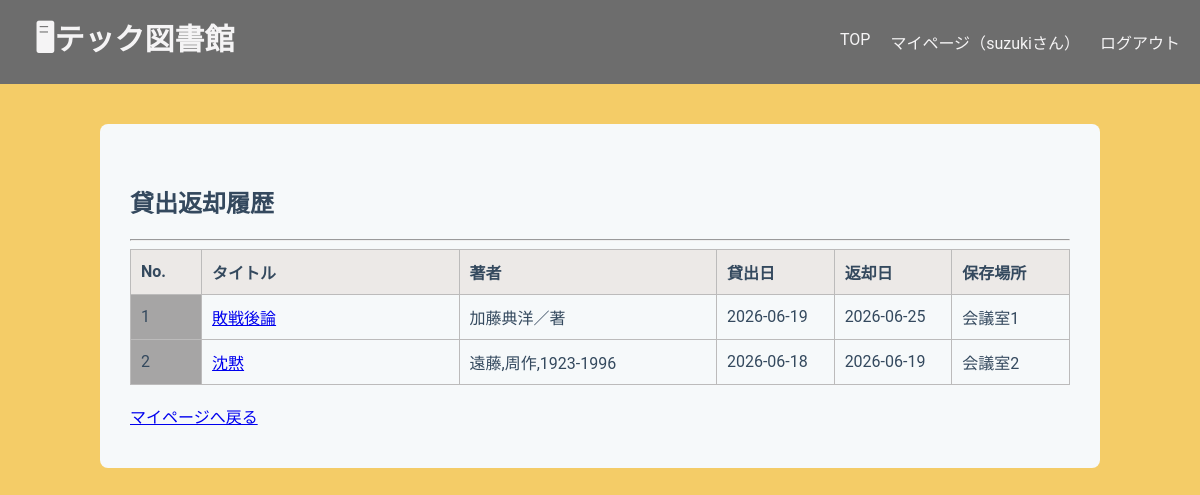
The app's page /library/history/ (signed in), older data.
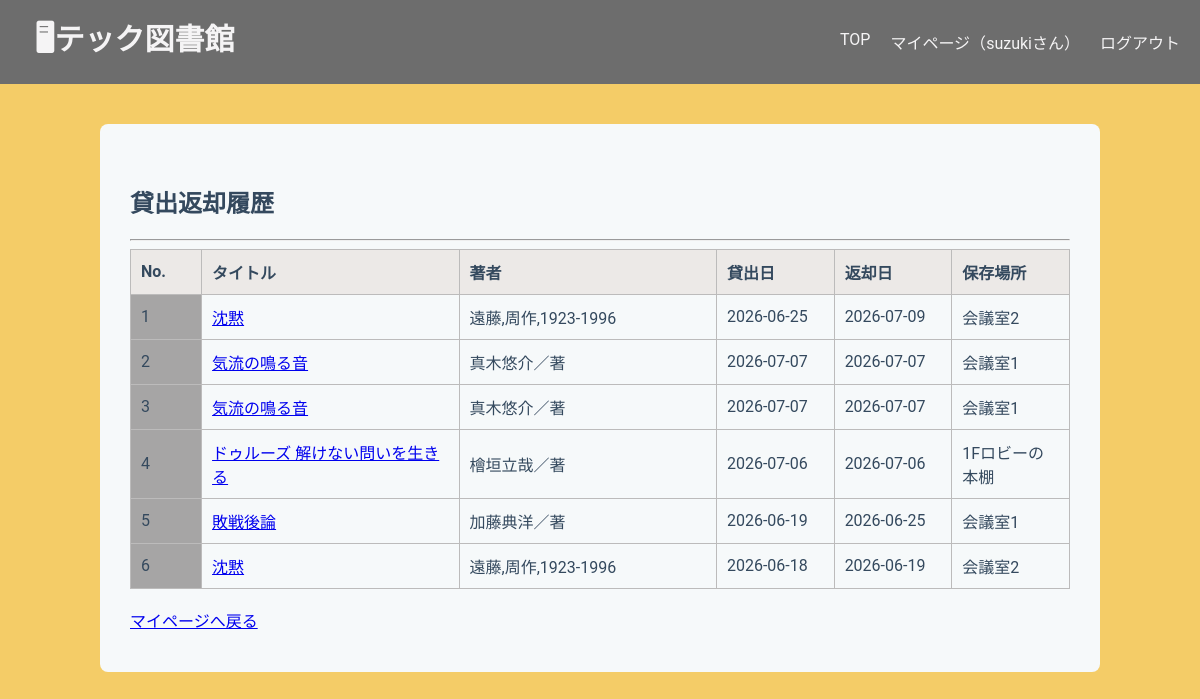
The same page, newer data.
### libraryapp/models.py (models this page shows, shortened)
class Borrow(models.Model):
    user = models.ForeignKey(User, on_delete=models.CASCADE)
    stock = models.ForeignKey(
        Stock,
        on_delete=models.PROTECT,
        related_name="borrows"
    )
    borrowed_at = models.DateTimeField(default=timezone.now)
    due_date = models.DateField()
    returned_at = models.DateTimeField(null=True, blank=True)
    class Meta:
        ordering = ["due_date"]

class Stock(models.Model):
    book = models.ForeignKey(
        Book,
        on_delete=models.CASCADE,
        related_name="stocks"
    )
    location = models.ForeignKey(
        Location,
        on_delete=models.PROTECT,
        related_name="stocks"
    )
    is_available = models.BooleanField(default=True)

class Book(models.Model):
    isbn = models.CharField(
        max_length=20,
        help_text='ISBN-10 または ISBN-13（ハイフン可）',
        verbose_name='ISBN',
        unique=True,
    )
    title = models.CharField(max_length=200, blank=True)
    author = models.CharField(max_length=200, null=True, blank=True)
    publisher = models.CharField(max_length=200, null=True, blank=True)
    publication_date = models.DateField(null=True, blank=True)
    description = models.TextField(null=True, blank=True)
    cover_url = models.URLField(null=True, blank=True)
    edition_number = models.IntegerField(default=1)

class Location(models.Model):
    name = models.CharField(max_length=100)
    def __str__(self):
        return self.name

### libraryapp/views.py (the view)
# urls.py: path("history/", views.BorrowHistoryView.as_view(), name="borrow_history"),
class BorrowHistoryView(LoginRequiredMixin, ListView):
    model = Borrow
    template_name = "libraryapp/borrow_history.html"
    context_object_name = "histories"
    paginate_by = 15
    def get_queryset(self):
        return (
            Borrow.objects.filter(
                user=self.request.user,
                returned_at__isnull=False
            )
            .select_related("stock__book")
            .order_by("-returned_at")
        )

### templates/libraryapp/borrow_history.html (shortened to what this page needs)
{% extends "libraryapp/base.html" %}
{% block content %}
<h2>貸出返却履歴</h2>
<hr>
<table>
    <tr>
        <th class="number-header">No.</th>
        <th class="title">タイトル</th>
        <th class="author">著者</th>
        <th class="date">貸出日</th>
        <th class="date">返却日</th>
        <th class="location">保存場所</th>
    </tr>
    {% for history in histories %}
    <tr>
        <td class="number">
            {{ page_obj.start_index|add:forloop.counter0 }}
        </td>
        <td>
            <a href="{% url 'book_detail' history.stock.book.id %}">
                {{ history.stock.book.title }}
            </a>
        </td>
        <td>
            {{ history.stock.book.author }}
        </td>
        <td>
            {{ history.borrowed_at|date:"Y-m-d" }}
        </td>
        <td>
            {{ history.returned_at|date:"Y-m-d" }}
        </td>
        <td>
            {{ history.stock.location }}
        </td>
    </tr>
    {% empty %}
    <tr>
        <td colspan="6">
            貸出履歴はありません。
        </td>
    </tr>
    {% endfor %}
</table>
<br>
<a href="{% url 'mypage' %}">
    マイページへ戻る
</a>
{% endblock %}

### templates/libraryapp/base.html (shortened to what this page needs)
<!DOCTYPE html>
<html lang="ja">
<head>
    {% load static %}
    <link rel="stylesheet" href="{% static 'libraryapp/base.css' %}">
</head>
<body>
    <header class="header">
        <h1>
            <a href="{% url 'home' %}">
                <strong>🖥テック図書館</strong>
            </a>
        </h1>
        <nav>
            <a href="{% url 'home' %}">TOP</a>
            <a href="{% url 'mypage' %}">マイページ（{{ user.username }}さん）</a>
            <form method="post" action="{% url 'logout' %}" class="logout-form">
                <button type="submit" class="logout-link">ログアウト</button>
            </form>
        </nav>
    </header>
    <main class="container">
        {% block content %}{% endblock %}
    </main>
</body>
</html>

### static/libraryapp/base.css (style rules this page uses)
body { font-family: 'Roboto', 'Segoe UI', Tahoma, Geneva, Verdana, sans-serif; background-color: #f4cc67; color: #34495e; margin: 0; }
.header { display: flex; background-color: #6d6d6d; justify-content: space-between; align-items: center; }
.header h1 { color: #f5f4f5; margin: 15px; width: auto; padding-left: 20px; font-size: 30px; }
.header h1 a { color: #f5f4f5; text-decoration: none; }
.header nav { color: #f5f4f5; display: flex; gap: 20px; width: auto; padding-right: 20px; margin: 0; }
.header nav a { color: #f5f4f5; text-decoration: none; }
.container { background-color: #f6f9fa; padding: 40px 30px; border-radius: 8px; max-width: 1000px; width: 100%; box-sizing: border-box; margin: 40px auto; }
form button { white-space: nowrap; background-color: #717071dc; color: #faf8f8; padding: 10px 20px; border: none; border-radius: 4px; cursor: pointer; font-size: 16px; font-weight: 500; }
table { border-collapse: collapse; width: 100%; }
th { width: 100px; text-align: left; padding: 10px; background-color: #ece9e7; border: 1px solid #bcbbbb; }
td { text-align: left; vertical-align: middle; padding: 10px; border: 1px solid #bcbbbb; }
th:first-child, td:first-child { text-align: left; }
.logout-form { display: inline; }
.logout-form button { background: none; border: none; padding: 0; color: inherit; font: inherit; cursor: pointer; }
.number-header { width: 40px; }
.title { width: 200px; }
.author { width: 200px; }
.date { width: 80px; white-space: nowrap; }
.location { width: 80px; white-space: nowrap; }
.number { background-color: #a6a5a5; }

Row changes from the older to the newer data that the page shows:
now on this page (row edited): Borrow: start_index|add "1", stock.book "沈黙", stock.book.author "遠藤,周作,1923-1996", borrowed_at "2026-06-25", returned_at "2026-07-09", stock.location "会議室2"
added Borrow: start_index|add "2", stock.book "気流の鳴る音", stock.book.author "真木悠介／著", borrowed_at "2026-07-07", returned_at "2026-07-07", stock.location "会議室1"
added Borrow: start_index|add "3", stock.book "気流の鳴る音", stock.book.author "真木悠介／著", borrowed_at "2026-07-07", returned_at "2026-07-07", stock.location "会議室1"
added Borrow: start_index|add "4", stock.book "ドゥルーズ 解けない問いを生きる", stock.book.author "檜垣立哉／著", borrowed_at "2026-07-06", returned_at "2026-07-06", stock.location "1Fロビーの本棚"
computed for Borrow "敗戦後論": start_index|add "1" → "5"
computed for Borrow (number 6 of 6 on the later page): start_index|add "2" → "6"
